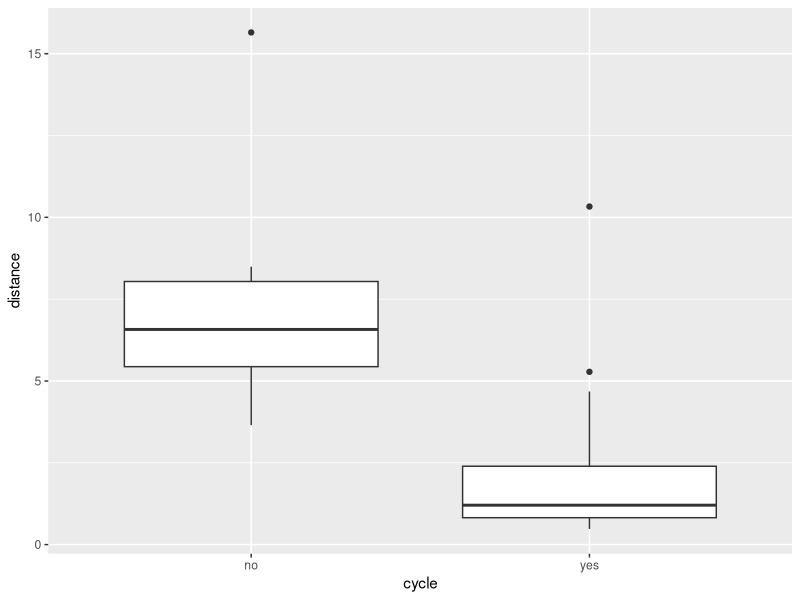
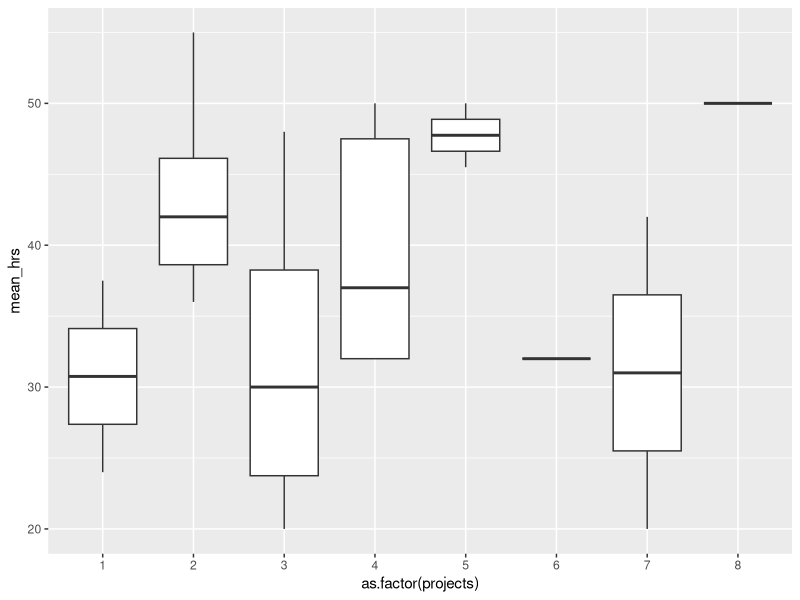
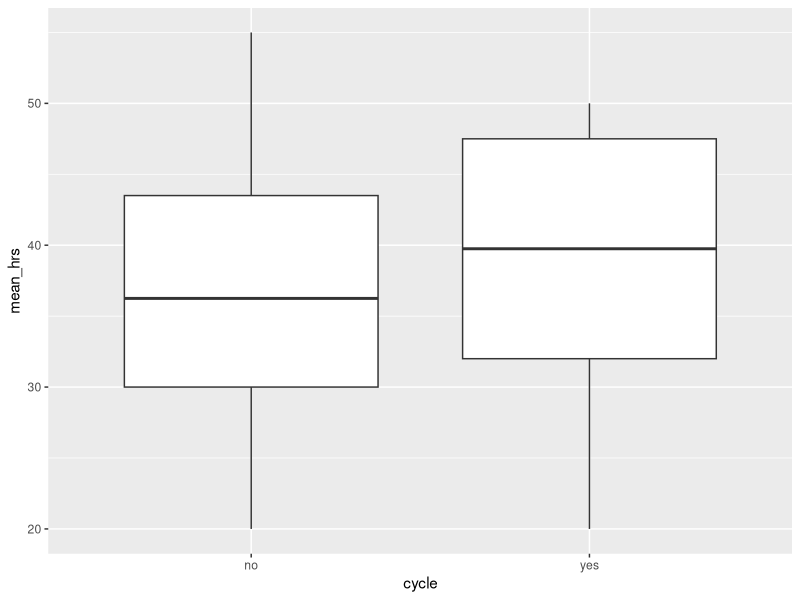
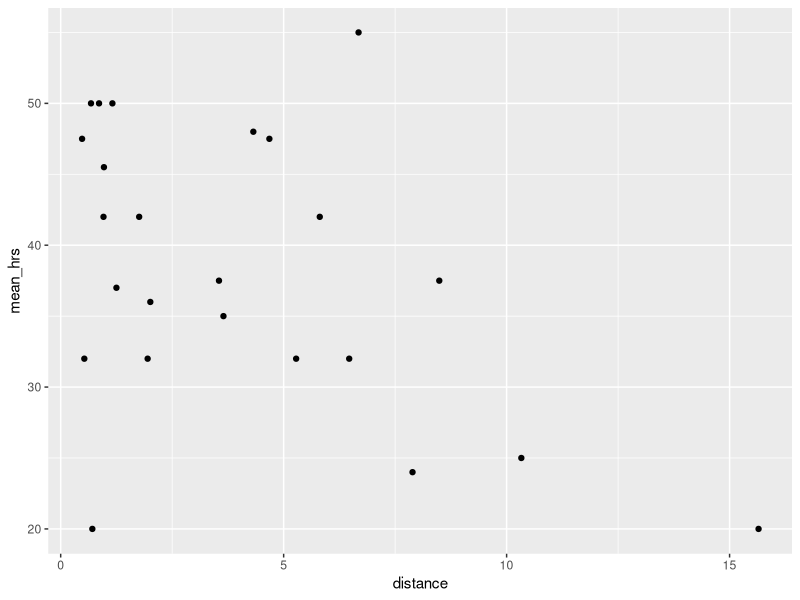
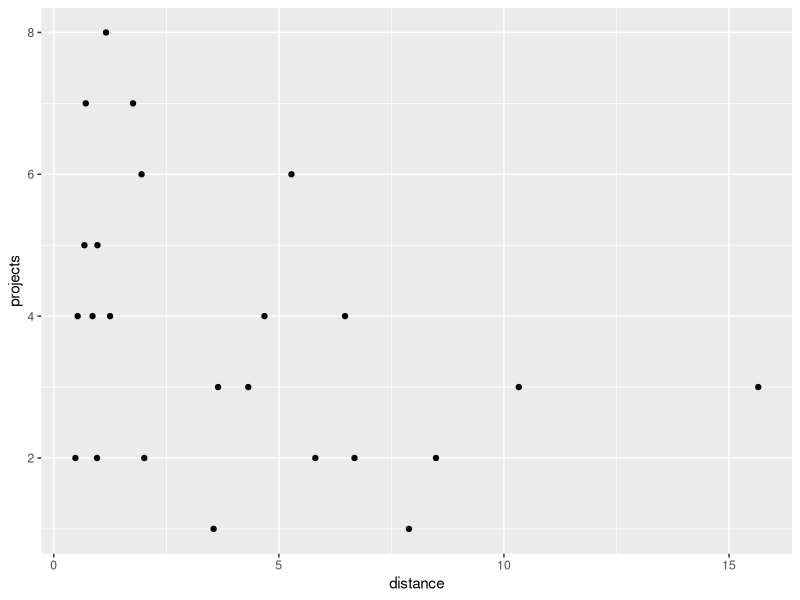
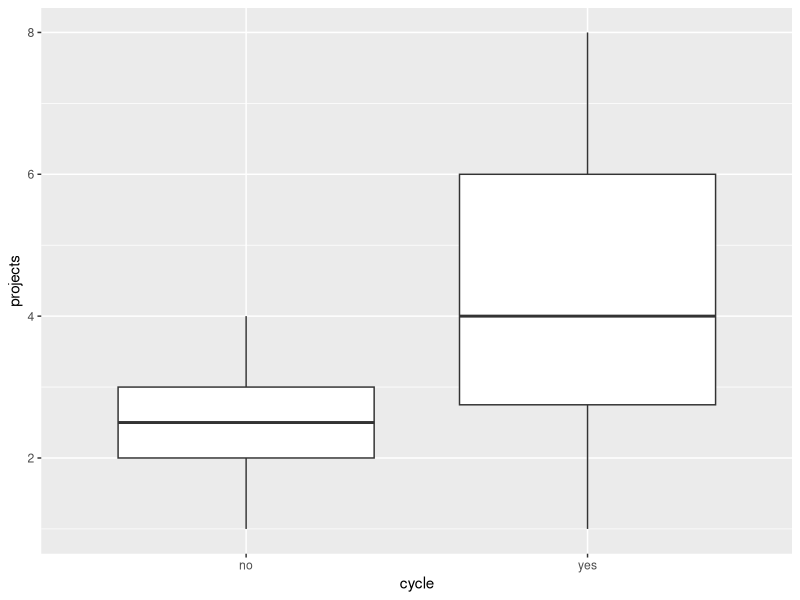
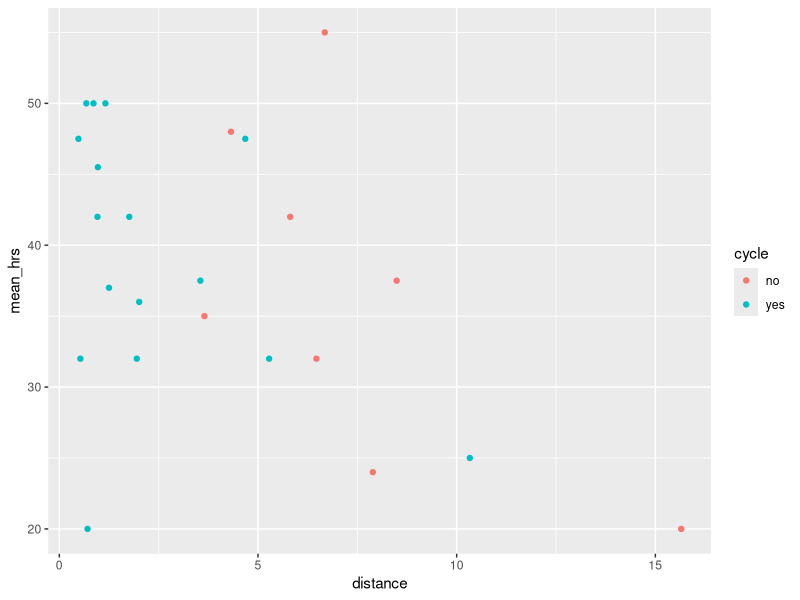
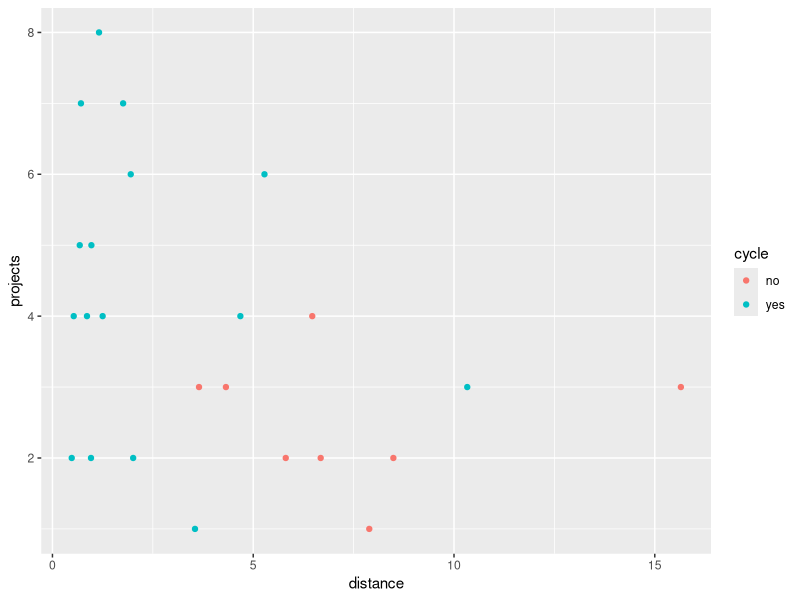

R code for these plots, in order:
## ---- chunk 1
knitr::opts_chunk$set(echo = TRUE)
library(tidyverse)
## ---- chunk 2
productivity <- read_csv("data/productivity.csv")

head(productivity)
## ---- chunk 3
# visualise using a boxplot

productivity %>%
  ggplot(aes(x=cycle, y=distance)) +
  geom_boxplot()

# compare distance between those who cycle vs those who don't
# NB: we use a t-test here, since there are only two groups

t.test(distance ~ cycle, data=productivity)

productivity %>%
  ggplot(aes(x=as.factor(projects), y=mean_hrs)) +
  geom_boxplot()

# construct a one-way ANOVA, treating projects as a categorical variable

lm_1 <- lm(mean_hrs ~ as.factor(projects), data=productivity)
anova(lm_1)
## ---- chunk 4
# visualise using ggplot

productivity %>%
  ggplot(aes(x=cycle, y=mean_hrs)) +
  geom_boxplot()

# run a t-test to compare mean_hrs for those who cycle vs those who don't

t.test(mean_hrs ~ cycle, data=productivity)

productivity %>%
  ggplot(aes(x=distance, y=mean_hrs)) +
  geom_point()

# run a simple linear regression analysis

lm_2 <- lm(mean_hrs ~ distance, data=productivity)
anova(lm_2)
## ---- chunk 5
productivity %>%
  ggplot(aes(x=distance, y=projects)) +
  geom_point()

glm_1 <- glm(projects ~ distance, data=productivity,  family="poisson")
summary(glm_1)

productivity %>%
  ggplot(aes(x=cycle, y=projects)) +
  geom_boxplot()

glm_2 <- glm(projects ~ cycle, data=productivity, family="poisson")
summary(glm_2)
## ---- chunk 6
# use the filter function to retain only the rows where the staff member cycles

productivity_cycle <- productivity %>%
  filter(cycle=="yes")
## ---- chunk 7
productivity %>%
  ggplot(aes(x=distance, y=mean_hrs, colour=cycle)) +
  geom_point()

lm_3 <- lm(mean_hrs ~ distance, data=productivity_cycle)
anova(lm_3)

productivity %>%
  ggplot(aes(x=distance, y=projects, colour=cycle)) +
  geom_point()

glm_3 <- glm(projects ~ distance, data=productivity_cycle,  family="poisson")
summary(glm_3)
